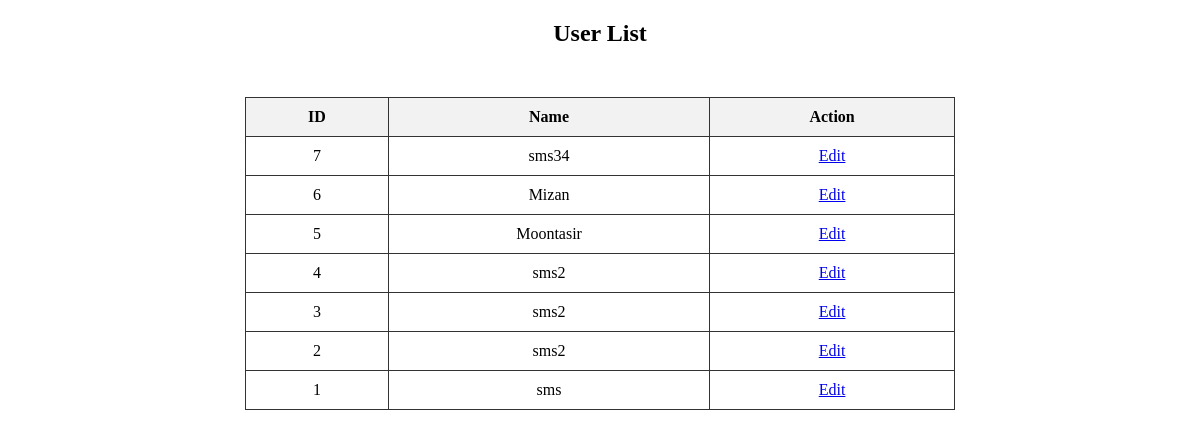
Before: /user_list/ with the older database file.
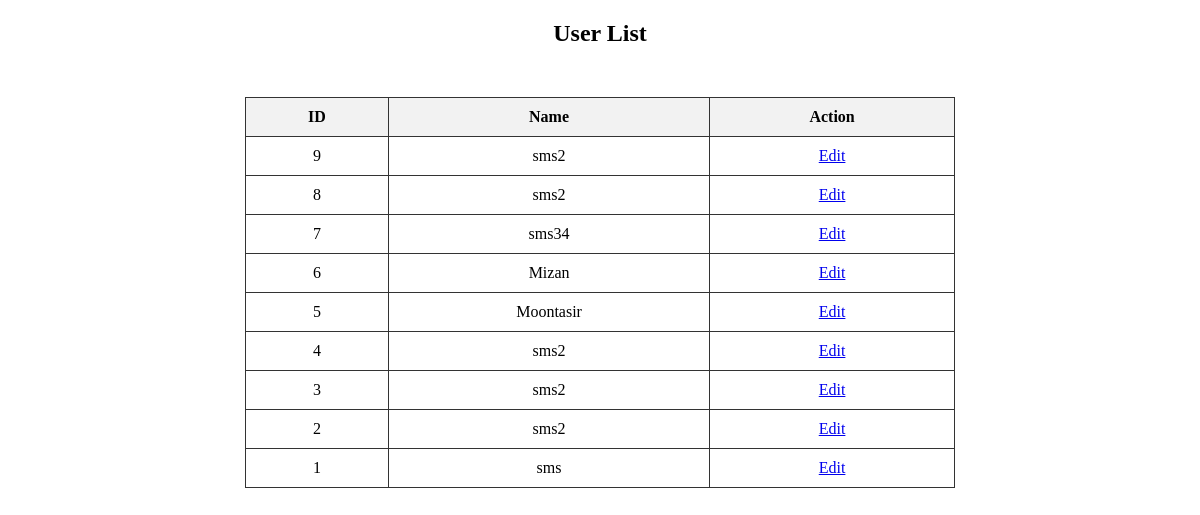
After: the same page with the newer database file.
### sample/models.py (models this page shows)
class User(models.Model):
    u_name = models.CharField(max_length=100)
    email = models.EmailField(max_length=100,default=True)
    otp = models.IntegerField(default=0)
    v_status = models.IntegerField(default=0)
    password = models.CharField(max_length=100)

### sample/views.py (the view)
# urls.py: path('user_list/',views.user_list,name='show_user'),
def user_list(req):
    data = User.objects.all().order_by('-id')
    d = {'users':data}
    return render(req,'show_user.html',d)

### templates/show_user.html (shortened to what this page needs)
<!DOCTYPE html>
<html lang="en">
<head>
</head>
<body>
    <h2 style="text-align:center;">User List</h2>
    <table>
        <tr>
            <th>ID</th>
            <th>Name</th>
            <th>Action</th>
        </tr>
        {% for i in users %}
        <tr>
            <td>{{i.id}}</td>
            <td>{{i.u_name}}</td>
            <td><a href="{% url 'edit_user' i.id %}">Edit</a></td>
        </tr>
        {% endfor %}
    </table>
</body>
</html>

Changed rows visible on the page:
added User: id "9", u_name "sms2"
added User: id "8", u_name "sms2"
